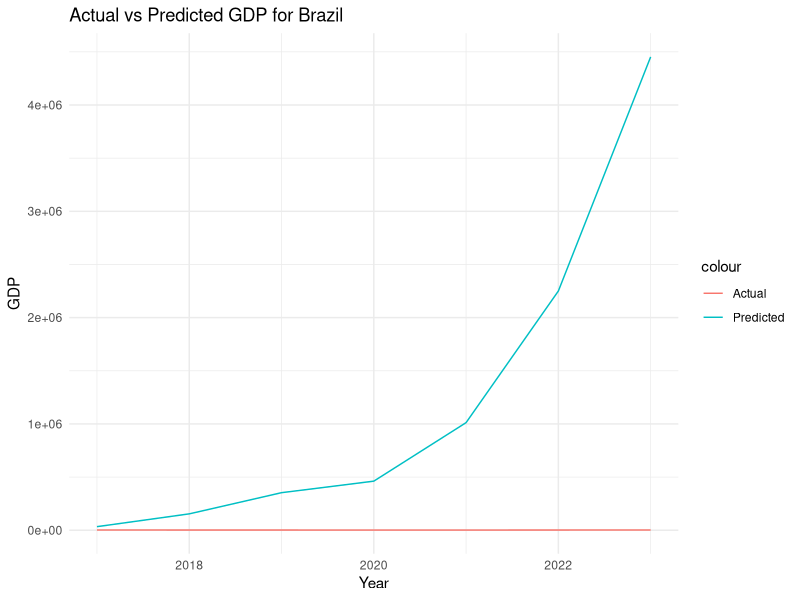
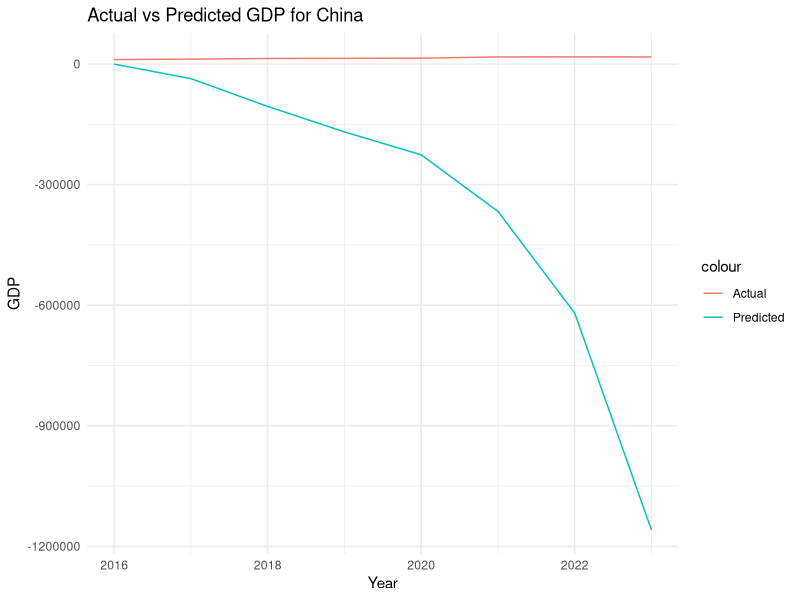
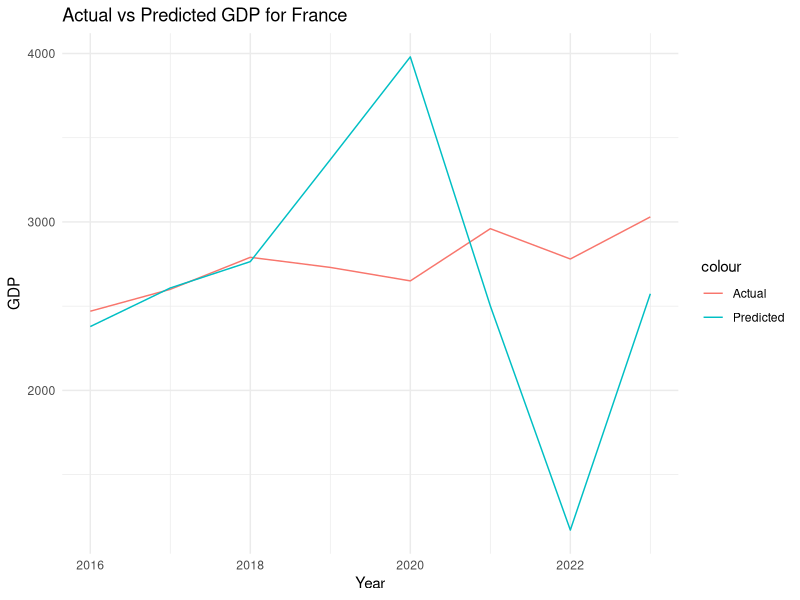
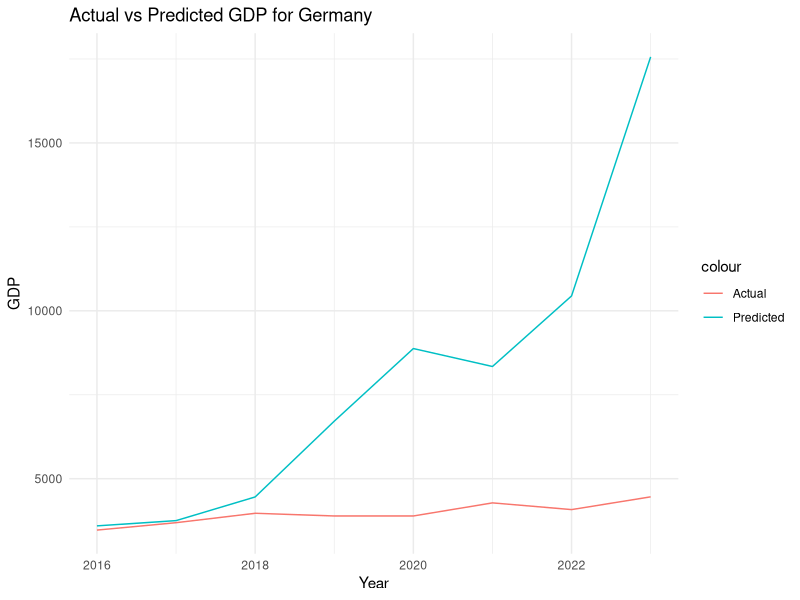
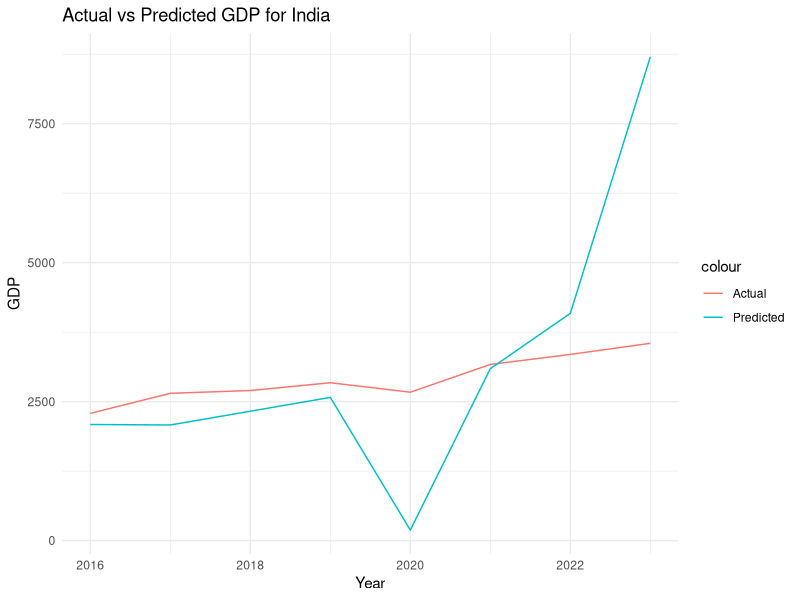
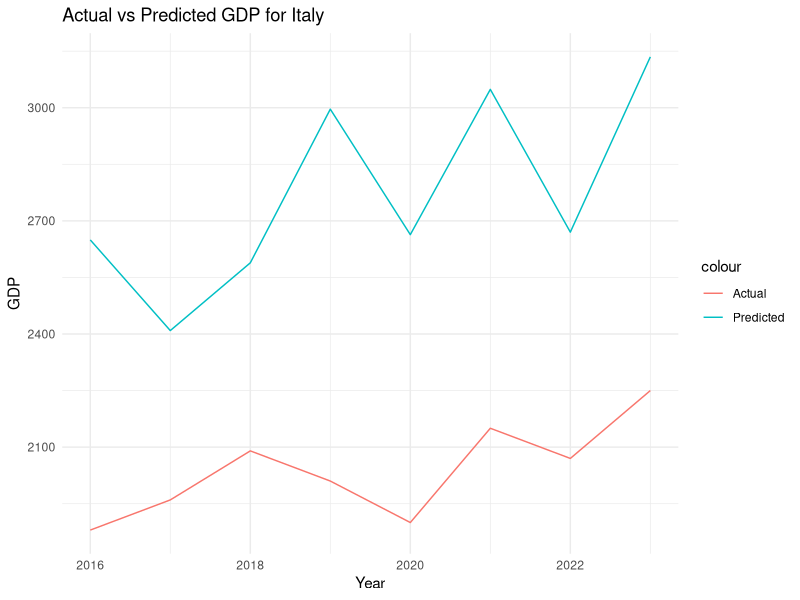
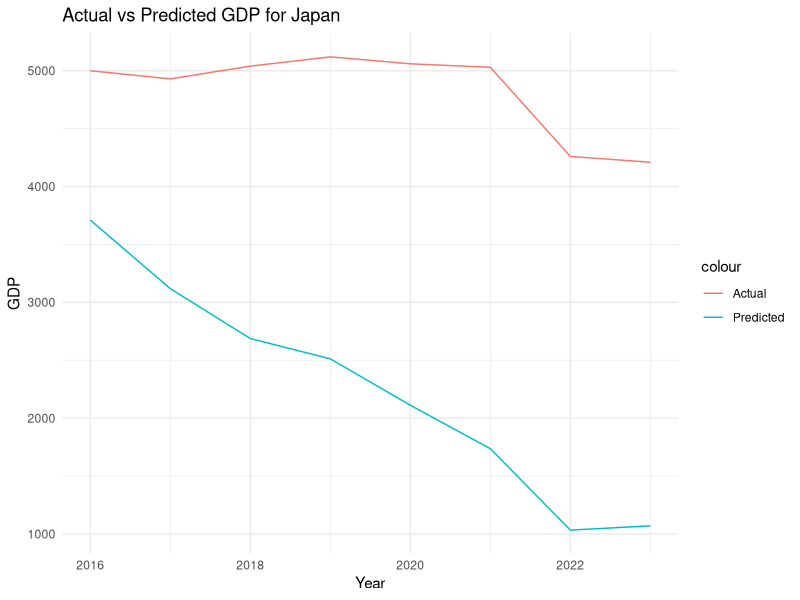
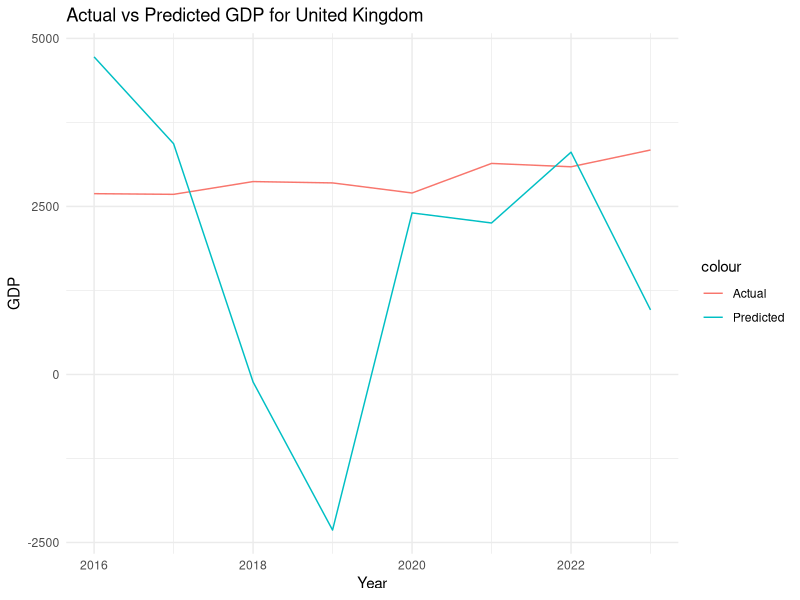

The R source for these figures, in order:
# Load necessary libraries
library(dplyr)
library(caret)
library(ggplot2)  # For visualization

# Load your data
data <- read.csv("master_data_with_gdp.csv")  # Replace with your actual file

data_top_10_economics <- data %>% 
  filter(Entity %in% c("United States","China","Germany","Japan","India","United Kingdom","France","Brazil","Italy"))

# Function to select the top 3 most important variables using RFE and train/test linear regression for each country
train_test_model <- function(country_data, country_name) {
  set.seed(123)  # Set seed for reproducibility
  
  # Define the proportion for the training set
  train_proportion <- 0.8
  
  # Calculate the number of observations for the training set
  train_size <- floor(train_proportion * nrow(country_data))
  
  # Select the training indexes sequentially
  train_index <- 1:train_size
  
  # Split the data into training and testing sets using the sequential indexes
  train_data <- country_data[train_index, ]
  test_data <- country_data[-train_index, ]
  
  # Convert necessary columns to factors
  train_data <- train_data %>% mutate_if(is.character, as.factor)
  test_data <- test_data %>% mutate_if(is.character, as.factor)
  
  # Remove variables with only one level
  train_data <- train_data %>% select_if(~ nlevels(as.factor(.)) > 1)
  test_data <- test_data %>% select_if(~ nlevels(as.factor(.)) > 1)
  
  # Define the control using RFE
  control <- rfeControl(functions = lmFuncs, method = "cv", number = 10)
  
  # Run the RFE algorithm to select the top 3 variables
  rfe_result <- rfe(
    train_data %>% select(-GDP, -Year), 
    train_data$GDP, 
    sizes = 3, 
    rfeControl = control
  )
  
  # Get the top 3 selected variables
  selected_vars <- predictors(rfe_result)
  
  # Print the selected variables
  cat("Selected variables for", country_name, ":", selected_vars, "\n")
  
  # Create a formula for the linear regression model using the selected variables
  formula <- as.formula(paste("GDP ~", paste(selected_vars, collapse = " + ")))
  
  # Train the linear regression model
  model <- lm(formula, data = train_data)
  
  # Predict on the test set
  predictions <- predict(model, newdata = test_data)
  
  # Calculate performance metrics
  actual <- test_data$GDP
  mse <- mean((predictions - actual) ^ 2)
  rmse <- sqrt(mse)
  r_squared <- summary(model)$r.squared
  
  # Create a dataframe for visualization
  vis_data <- data.frame(
    Year = test_data$Year,
    Actual = actual,
    Predicted = predictions
  )
  
  # Plot the actual vs. predicted values
  plot <- ggplot(vis_data, aes(x = Year)) +
    geom_line(aes(y = Actual, color = "Actual")) +
    geom_line(aes(y = Predicted, color = "Predicted")) +
    labs(title = paste("Actual vs Predicted GDP for", country_name),
         x = "Year",
         y = "GDP") +
    theme_minimal()
  
  # Return model, performance metrics, and plot
  list(
    model = model,
    predictions = predictions,
    actual = actual,
    mse = mse,
    rmse = rmse,
    r_squared = r_squared,
    plot = plot
  )
}

# Get a list of countries
countries <- unique(data_top_10_economics$Entity)

# Initialize a list to store results
results <- list()

# Loop through each country and train/test the model
for (country in countries) {
  cat("Processing country:", country, "\n")
  country_data <- data %>% filter(Entity == country)
  
  # Train and test the model
  result <- train_test_model(country_data, country)
  
  # Store the results
  results[[country]] <- result
  
  # Print the plot for visual inspection
  print(result$plot)
}

# Display the results
results
